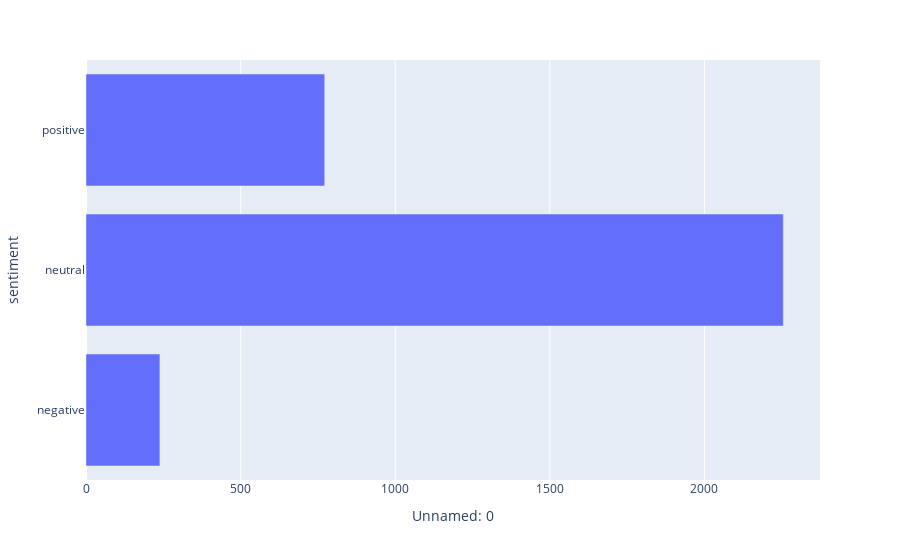

Write notebook code for a chart like this one.
### Markdown cell above
## Covaxin Plot

### Code cell
all_vax = ['covaxin', 'sinopharm', 'sinovac', 'moderna', 'pfizer', 'biontech', 'oxford', 'astrazeneca', 'sputnik']

# Function to filter the data to a single vaccine and plot the timeline
# Note: a lot of the tweets seem to contain hashtags for multiple vaccines even though they are specifically referring to one vaccine - not very helpful!
def filtered_timeline(df, vax, title):
    df = df.dropna()
    df_filt = pd.DataFrame()
    for o in vax:
        df_filt = df_filt.append(df[df['orig_text'].str.lower().str.contains(o)])
    other_vax = list(set(all_vax)-set(vax))
    for o in other_vax:
        df_filt = df_filt[~df_filt['orig_text'].str.lower().str.contains(o)]
    df_filt = df_filt.drop_duplicates()
    
    return df_filt

covaxin = filtered_timeline(df, ['covaxin'], title='Covaxin')


covaxin_df = covaxin.groupby(['sentiment']).count()
covaxin_df=covaxin_df.drop(columns=['user_description','user_created','user_followers','user_friends','user_favourites','user_verified','source','user_name','id','user_location','date','text','hashtags','retweets','favorites','is_retweet','orig_text'])
covaxin_df


import plotly.express as px

fig = px.bar(covaxin_df, x='Unnamed: 0')
fig.show()

### Figure 1 — Plotly figure (JSON) as saved in the notebook; plotly's stock layout.template omitted (floating-point values rounded to 4 significant figures)
{"data": [{"alignmentgroup": "True", "hovertemplate": "Unnamed: 0=%{x}<br>sentiment=%{y}<extra></extra>", "legendgroup": "", "marker": {"color": "#636efa"}, "name": "", "offsetgroup": "", "orientation": "h", "showlegend": false, "textposition": "auto", "type": "bar", "x": [239, 2255, 772], "xaxis": "x", "y": ["negative", "neutral", "positive"], "yaxis": "y"}], "layout": {"barmode": "relative", "legend": {"tracegroupgap": 0}, "margin": {"t": 60}, "xaxis": {"anchor": "y", "domain": [0, 1], "title": {"text": "Unnamed: 0"}}, "yaxis": {"anchor": "x", "domain": [0, 1], "title": {"text": "sentiment"}}}}
